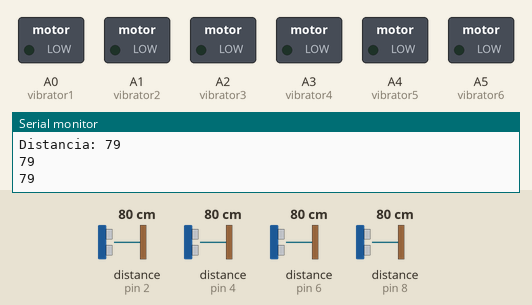
The sketch below on a simulated Arduino Uno, built with avr-gcc and run on an emulated ATmega328P. Shown: switched loads named in the sketch (green lamp = pin HIGH), the last lines printed to the serial monitor. Wiring (inferred from the names in the program): 4 × ultrasonic range finder: trigger pin 3, echo pin 2 / trigger pin 5, echo pin 4 / trigger pin 7, echo pin 6 / trigger pin 9, echo pin 8. Dashed ring = blinking. The inputs (shaded band) are chosen by the test bench; at power-on: distance to the obstacle (sensors on pin 2, pin 4, pin 6, pin 8) 80 cm. The echo pulse lasts 58.3 µs per cm; pins used as bus, display or sensor lines are not drawn.

Above: at 9.21 s.
9.4 s: distance to the obstacle (sensor on pin 2) set to 13 cm
At 10.31 s:
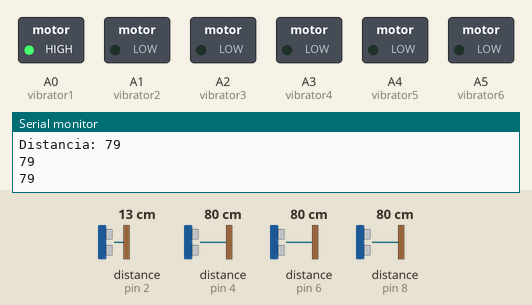
14.1 s: distance to the obstacle (sensor on pin 2) set to 10 cm
At 14.74 s:
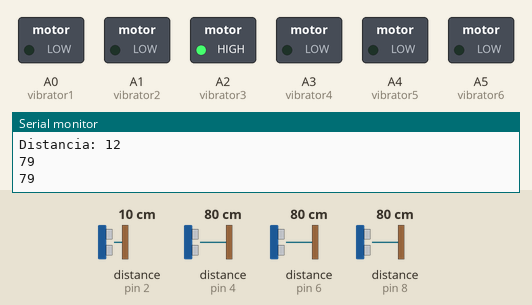
18.8 s: distance to the obstacle (sensor on pin 2) set to 18 cm
At 20.58 s:
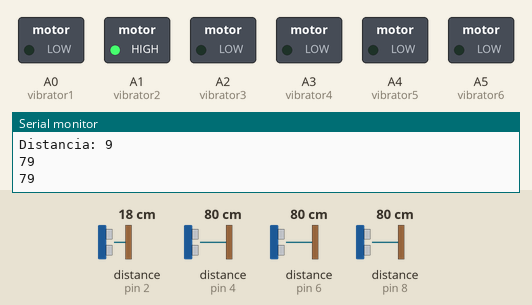
Timing chart, 0 to 29.5 s (numbered marks = the images above; inputs shaded):
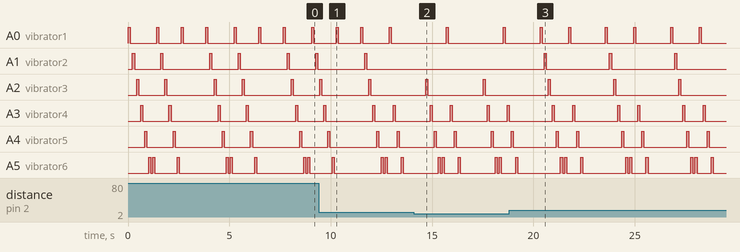

Measured:
- the behaviour switches between 12 and 11 cm on distance to the obstacle (sensor on pin 2) (found by bisection; images 1 and 2)
- after the input at 9.4 s, A1 (vibrator2): goes on until 11.8 s, then stays LOW; A2 (vibrator3): goes on until 12.0 s, then stays LOW
- after the input at 14.1 s, A1 (vibrator2): stops changing and stays LOW
- after the input at 18.8 s, A1 (vibrator2): alternates HIGH for 0.10 s and LOW for 3.1 s, starting after 1.7 s
- by itself, A0 (vibrator1): repeats every 3.2 s: LOW 1.3 s, HIGH 0.10 s, LOW 1.7 s, HIGH 0.10 s
- by itself, A1 (vibrator2), A2 (vibrator3): repeats every 3.8 s: LOW 1.3 s, HIGH 0.10 s, LOW 2.3 s, HIGH 0.10 s
- by itself, A3 (vibrator4): repeats every 3.2 s: HIGH 0.10 s, LOW 0.90 s, HIGH 0.10 s, LOW 2.1 s
- by itself, A4 (vibrator5): repeats every 3.2 s: LOW 2.1 s, HIGH 0.10 s, LOW 0.90 s, HIGH 0.10 s

The sketch:

blind_band.ino
```cpp
// Blind-Band Project code
// Project can be accessed at https://www.instructables.com/Blind-Band/


//Define variables
const int EchoPin1 = 2;
const int TriggerPin1 = 3;

const int EchoPin2 = 4;
const int TriggerPin2 = 5;

const int EchoPin3 = 6;
const int TriggerPin3 = 7;

const int EchoPin4 = 8;
const int TriggerPin4 = 9;

int vibrator1 = A0;
int vibrator2 = A1;
int vibrator3 = A2;
int vibrator4 = A3;
int vibrator5 = A4;
int vibrator6 = A5;

int cm1, cm2, cm3, cm4;

void setup() { //initialize components

  Serial.begin(9600);
  pinMode(TriggerPin1, OUTPUT);
  pinMode(EchoPin1, INPUT);

  pinMode(TriggerPin2, OUTPUT);
  pinMode(EchoPin2, INPUT);

  pinMode(TriggerPin3, OUTPUT);
  pinMode(EchoPin3, INPUT);

  pinMode(TriggerPin4, OUTPUT);
  pinMode(EchoPin4, INPUT);

  pinMode(vibrator1, OUTPUT);
  pinMode(vibrator2, OUTPUT);
  pinMode(vibrator3, OUTPUT);
  pinMode(vibrator4, OUTPUT);
  pinMode(vibrator5, OUTPUT);
  pinMode(vibrator6, OUTPUT);

}

void loop()
{
  cm1 = ping(3, 2); //left
  cm2 = ping(5, 4); //front
  cm3 = ping(7, 6); //right
  cm4 = ping(9,8); //back

/*Setting: 1. Activation ranges and micro-vibrators pins according to distance and origin of the object. 2. Intensity of the motors according to the distance between the object (it can be hard or soft)*/
  if (cm1 > 40 && cm1 < 80) {
    SoftVibration (vibrator1);
    SoftVibration (vibrator2);
  }

else if (cm1 > 10 && cm1 <= 40) {
  HardVibration (vibrator1);
  HardVibration (vibrator2);
  }

if (cm2 > 40 && cm2 < 80) {
  SoftVibration (vibrator3);
  SoftVibration (vibrator4);
  }

else if (cm2 > 10 && cm2 <= 40) {
  HardVibration (vibrator3);
  HardVibration (vibrator4);
  }

if (cm3 > 40 && cm3 < 80) {
  SoftVibration (vibrator5);
  SoftVibration (vibrator6);
  }

else if (cm3 > 10 && cm3 <= 40) {
  HardVibration (vibrator5);
  HardVibration (vibrator6);
  }

if (cm4 > 40 && cm4 < 80) {
  SoftVibration (vibrator6);
  SoftVibration (vibrator1);
  }

else if (cm4 > 10 && cm4 <= 40) {
    HardVibration (vibrator6);
    HardVibration (vibrator1);
}

// Front-Left Diagonal
if (cm1 > 40 && cm2 > 40 && cm1 < 80 && cm2 < 80) {
    SoftVibration (vibrator2);
    SoftVibration (vibrator3);
}

if (cm1 > 10 && cm2 > 10 && cm1 <= 40 && cm2 <= 40) {
    HardVibration (vibrator2);
    HardVibration (vibrator3);
}

// Front-Right Diagonal
if (cm2 > 40 && cm3 > 40 && cm2 < 80 && cm3 < 80) {
    SoftVibration (vibrator4);
    SoftVibration (vibrator5);
}

if (cm2 > 10 && cm3 > 10 && cm2 <= 40 && cm3 <= 40) {
    HardVibration (vibrator4);
    HardVibration (vibrator5);
}

// Back-Right Diagonal
if (cm3 > 40 && cm4 > 40 && cm3 < 80 && cm4 < 80) {
    SoftVibration (vibrator6);
}

if (cm3 > 10 && cm4 > 10 && cm3 <= 40 && cm4 <= 40) {
    HardVibration (vibrator6);
}

// Back-Left Diagonal
if (cm1 > 40 && cm4 > 40 && cm1 < 80 && cm4 < 80) {
    SoftVibration (vibrator1);
}

if (cm1 > 10 && cm4 > 10 && cm1 <= 40 && cm4 <= 40) {
    HardVibration (vibrator1);
}

Serial.print("Distancia: ");
Serial.println(cm1);
Serial.println(cm2);
Serial.println(cm3);
delay(1000);
}

void SoftVibration (int pin) {
    // Set intensity of soft vibration
    analogWrite (pin, 150);
    delay(100);
    analogWrite (pin, 0);
    delay(100);
}

void HardVibration (int pin) {
    // Set intensity of hard vibration
    analogWrite (pin, 250);
    delay(100);
    analogWrite (pin, 0);
    delay(100);
}

int ping(int TriggerPin, int EchoPin) {
    // Ultrasonic sensor function
    long duration, distanceCm;

    digitalWrite(TriggerPin, LOW);
    // to generate a clean trigger, we put it in LOW for 4us (microseconds)
    delayMicroseconds(4);
    digitalWrite(TriggerPin, HIGH);
    // generate the Trigger of 10us (microseconds)
    delayMicroseconds(10);
    digitalWrite(TriggerPin, LOW);

    duration = pulseIn(EchoPin, HIGH);
    // measure the time between pulses, in microseconds

    distanceCm = ((duration * (10.0 / 292.0)) / 2);
    // convert the distance to cm

    return distanceCm;
}
```
